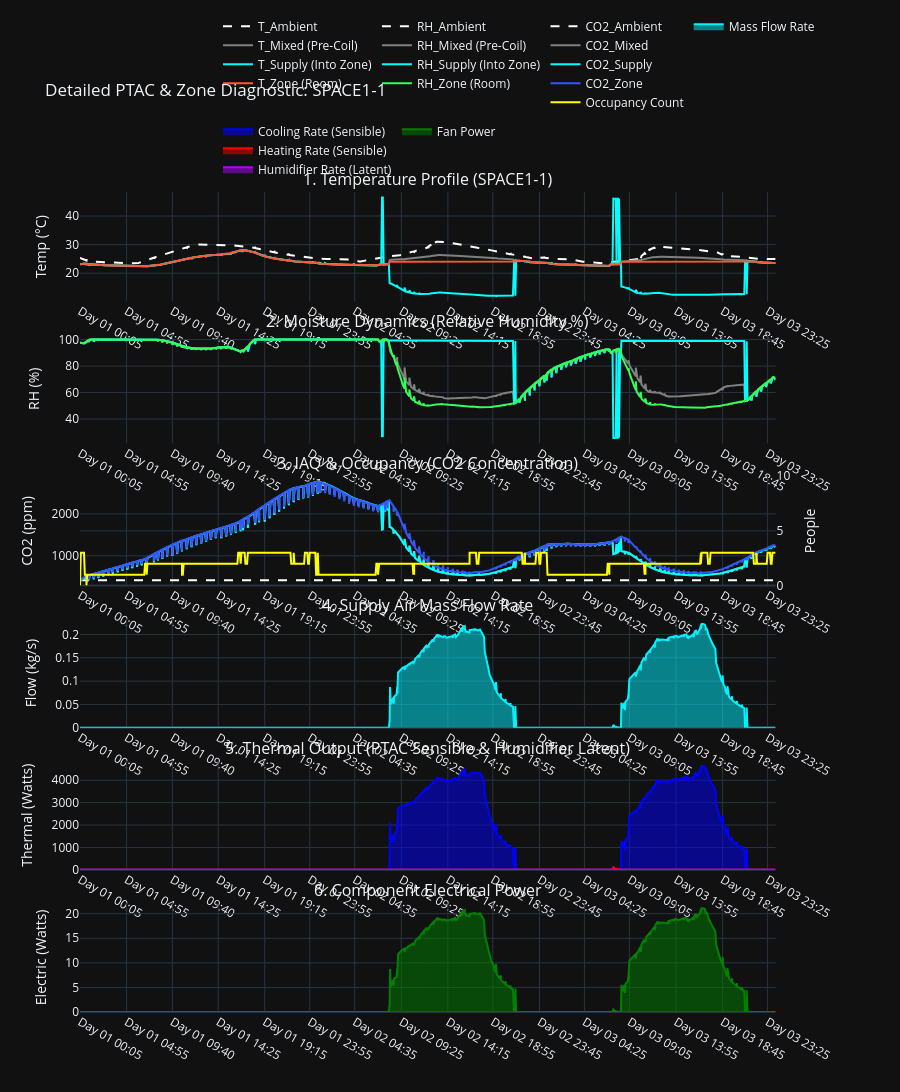

Notebook cell for this chart:
### Code cell
import plotly.io as pio
pio.renderers.default = "vscode"
fig = GenerateSimulationPlots(df_log, target_zone="SPACE1-1")

### Figure 1 — Plotly figure (JSON) as saved in the notebook; plotly's stock layout.template omitted (floating-point values rounded to 4 significant figures; data arrays with more than 128 entries replaced by an {"elided": "..."} marker saying what was removed)
{"data": [{"legendgroup": "temp", "line": {"color": "white", "dash": "dash", "width": 2}, "name": "T_Ambient", "type": "scatter", "x": {"elided": "1152 float values"}, "xaxis": "x", "y": {"elided": "1152 float values"}, "yaxis": "y"}, {"legendgroup": "temp", "line": {"color": "gray", "width": 2}, "name": "T_Mixed (Pre-Coil)", "type": "scatter", "x": {"elided": "1152 float values"}, "xaxis": "x", "y": {"elided": "1152 float values"}, "yaxis": "y"}, {"legendgroup": "temp", "line": {"color": "cyan", "width": 2}, "name": "T_Supply (Into Zone)", "type": "scatter", "x": {"elided": "1152 float values"}, "xaxis": "x", "y": {"elided": "1152 float values"}, "yaxis": "y"}, {"legendgroup": "temp", "line": {"color": "#FF5733", "width": 2}, "name": "T_Zone (Room)", "type": "scatter", "x": {"elided": "1152 float values"}, "xaxis": "x", "y": {"elided": "1152 float values"}, "yaxis": "y"}, {"legendgroup": "moist", "line": {"color": "white", "dash": "dash", "width": 2}, "name": "RH_Ambient", "type": "scatter", "x": {"elided": "1152 float values"}, "xaxis": "x2", "y": {"elided": "1152 null values"}, "yaxis": "y2"}, {"legendgroup": "moist", "line": {"color": "gray", "width": 2}, "name": "RH_Mixed (Pre-Coil)", "type": "scatter", "x": {"elided": "1152 float values"}, "xaxis": "x2", "y": {"elided": "1152 float values"}, "yaxis": "y2"}, {"legendgroup": "moist", "line": {"color": "cyan", "width": 2}, "name": "RH_Supply (Into Zone)", "type": "scatter", "x": {"elided": "1152 float values"}, "xaxis": "x2", "y": {"elided": "1152 float values"}, "yaxis": "y2"}, {"legendgroup": "moist", "line": {"color": "#33FF57", "width": 2}, "name": "RH_Zone (Room)", "type": "scatter", "x": {"elided": "1152 float values"}, "xaxis": "x2", "y": {"elided": "1152 float values"}, "yaxis": "y2"}, {"legendgroup": "iaq", "line": {"color": "white", "dash": "dash", "width": 2}, "name": "CO2_Ambient", "type": "scatter", "x": {"elided": "1152 float values"}, "xaxis": "x3", "y": {"elided": "1152 int values"}, "yaxis": "y3"}, {"legendgroup": "iaq", "line": {"color": "gray", "width": 2}, "name": "CO2_Mixed", "type": "scatter", "x": {"elided": "1152 float values"}, "xaxis": "x3", "y": {"elided": "1152 float values"}, "yaxis": "y3"}, {"legendgroup": "iaq", "line": {"color": "cyan", "width": 2}, "name": "CO2_Supply", "type": "scatter", "x": {"elided": "1152 float values"}, "xaxis": "x3", "y": {"elided": "1152 float values"}, "yaxis": "y3"}, {"legendgroup": "iaq", "line": {"color": "#3357FF", "width": 2}, "name": "CO2_Zone", "type": "scatter", "x": {"elided": "1152 float values"}, "xaxis": "x3", "y": {"elided": "1152 float values"}, "yaxis": "y3"}, {"legendgroup": "iaq", "line": {"color": "yellow", "width": 2}, "name": "Occupancy Count", "type": "scatter", "x": {"elided": "1152 float values"}, "xaxis": "x3", "y": {"elided": "1152 int values"}, "yaxis": "y4"}, {"fill": "tozeroy", "legendgroup": "flow", "line": {"color": "#00f2ff", "width": 2}, "name": "Mass Flow Rate", "type": "scatter", "x": {"elided": "1152 float values"}, "xaxis": "x4", "y": {"elided": "1152 float values"}, "yaxis": "y5"}, {"fill": "tozeroy", "legendgroup": "pwr_t", "line": {"color": "blue", "width": 2}, "name": "Cooling Rate (Sensible)", "type": "scatter", "x": {"elided": "1152 float values"}, "xaxis": "x5", "y": {"elided": "1152 float values"}, "yaxis": "y6"}, {"fill": "tozeroy", "legendgroup": "pwr_t", "line": {"color": "red", "width": 2}, "name": "Heating Rate (Sensible)", "type": "scatter", "x": {"elided": "1152 float values"}, "xaxis": "x5", "y": {"elided": "1152 float values"}, "yaxis": "y6"}, {"fill": "tozeroy", "legendgroup": "pwr_t", "line": {"color": "#B200FF", "width": 2}, "name": "Humidifier Rate (Latent)", "type": "scatter", "x": {"elided": "1152 float values"}, "xaxis": "x5", "y": {"elided": "1152 int values"}, "yaxis": "y6"}, {"fill": "tozeroy", "legendgroup": "pwr_e", "line": {"color": "green", "width": 2}, "name": "Fan Power", "type": "scatter", "x": {"elided": "1152 float values"}, "xaxis": "x6", "y": {"elided": "1152 float values"}, "yaxis": "y7"}], "layout": {"annotations": [{"font": {"size": 16}, "showarrow": false, "text": "1. Temperature Profile (SPACE1-1)", "x": 0.47, "xanchor": "center", "xref": "paper", "y": 1, "yanchor": "bottom", "yref": "paper"}, {"font": {"size": 16}, "showarrow": false, "text": "2. Moisture Dynamics (Relative Humidity %)", "x": 0.47, "xanchor": "center", "xref": "paper", "y": 0.8267, "yanchor": "bottom", "yref": "paper"}, {"font": {"size": 16}, "showarrow": false, "text": "3. IAQ & Occupancy (CO2 Concentration)", "x": 0.47, "xanchor": "center", "xref": "paper", "y": 0.6533, "yanchor": "bottom", "yref": "paper"}, {"font": {"size": 16}, "showarrow": false, "text": "4. Supply Air Mass Flow Rate", "x": 0.47, "xanchor": "center", "xref": "paper", "y": 0.48, "yanchor": "bottom", "yref": "paper"}, {"font": {"size": 16}, "showarrow": false, "text": "5. Thermal Output (PTAC Sensible & Humidifier Latent)", "x": 0.47, "xanchor": "center", "xref": "paper", "y": 0.3067, "yanchor": "bottom", "yref": "paper"}, {"font": {"size": 16}, "showarrow": false, "text": "6. Component Electrical Power", "x": 0.47, "xanchor": "center", "xref": "paper", "y": 0.1333, "yanchor": "bottom", "yref": "paper"}], "height": 1800, "hovermode": "x unified", "legend": {"orientation": "h", "x": 1, "xanchor": "right", "y": 1.01, "yanchor": "bottom"}, "title": {"text": "Detailed PTAC & Zone Diagnostic: SPACE1-1"}, "xaxis": {"anchor": "y", "domain": [0, 0.94], "matches": "x6", "showticklabels": true, "tickangle": 30, "tickmode": "array", "ticktext": ["Day 01 00:05", "Day 01 04:55", "Day 01 09:40", "Day 01 14:25", "Day 01 19:15", "Day 01 23:55", "Day 02 04:35", "Day 02 09:25", "Day 02 14:15", "Day 02 18:55", "Day 02 23:45", "Day 03 04:25", "Day 03 09:05", "Day 03 13:55", "Day 03 18:45", "Day 03 23:25"], "tickvals": [0.08333, 4.917, 9.667, 14.42, 19.25, 23.92, 28.58, 33.42, 38.25, 42.92, 47.75, 52.42, 57.08, 61.92, 66.75, 71.42]}, "xaxis2": {"anchor": "y2", "domain": [0, 0.94], "matches": "x6", "showticklabels": true, "tickangle": 30, "tickmode": "array", "ticktext": ["Day 01 00:05", "Day 01 04:55", "Day 01 09:40", "Day 01 14:25", "Day 01 19:15", "Day 01 23:55", "Day 02 04:35", "Day 02 09:25", "Day 02 14:15", "Day 02 18:55", "Day 02 23:45", "Day 03 04:25", "Day 03 09:05", "Day 03 13:55", "Day 03 18:45", "Day 03 23:25"], "tickvals": [0.08333, 4.917, 9.667, 14.42, 19.25, 23.92, 28.58, 33.42, 38.25, 42.92, 47.75, 52.42, 57.08, 61.92, 66.75, 71.42]}, "xaxis3": {"anchor": "y3", "domain": [0, 0.94], "matches": "x6", "showticklabels": true, "tickangle": 30, "tickmode": "array", "ticktext": ["Day 01 00:05", "Day 01 04:55", "Day 01 09:40", "Day 01 14:25", "Day 01 19:15", "Day 01 23:55", "Day 02 04:35", "Day 02 09:25", "Day 02 14:15", "Day 02 18:55", "Day 02 23:45", "Day 03 04:25", "Day 03 09:05", "Day 03 13:55", "Day 03 18:45", "Day 03 23:25"], "tickvals": [0.08333, 4.917, 9.667, 14.42, 19.25, 23.92, 28.58, 33.42, 38.25, 42.92, 47.75, 52.42, 57.08, 61.92, 66.75, 71.42]}, "xaxis4": {"anchor": "y5", "domain": [0, 0.94], "matches": "x6", "showticklabels": true, "tickangle": 30, "tickmode": "array", "ticktext": ["Day 01 00:05", "Day 01 04:55", "Day 01 09:40", "Day 01 14:25", "Day 01 19:15", "Day 01 23:55", "Day 02 04:35", "Day 02 09:25", "Day 02 14:15", "Day 02 18:55", "Day 02 23:45", "Day 03 04:25", "Day 03 09:05", "Day 03 13:55", "Day 03 18:45", "Day 03 23:25"], "tickvals": [0.08333, 4.917, 9.667, 14.42, 19.25, 23.92, 28.58, 33.42, 38.25, 42.92, 47.75, 52.42, 57.08, 61.92, 66.75, 71.42]}, "xaxis5": {"anchor": "y6", "domain": [0, 0.94], "matches": "x6", "showticklabels": true, "tickangle": 30, "tickmode": "array", "ticktext": ["Day 01 00:05", "Day 01 04:55", "Day 01 09:40", "Day 01 14:25", "Day 01 19:15", "Day 01 23:55", "Day 02 04:35", "Day 02 09:25", "Day 02 14:15", "Day 02 18:55", "Day 02 23:45", "Day 03 04:25", "Day 03 09:05", "Day 03 13:55", "Day 03 18:45", "Day 03 23:25"], "tickvals": [0.08333, 4.917, 9.667, 14.42, 19.25, 23.92, 28.58, 33.42, 38.25, 42.92, 47.75, 52.42, 57.08, 61.92, 66.75, 71.42]}, "xaxis6": {"anchor": "y7", "domain": [0, 0.94], "showticklabels": true, "tickangle": 30, "tickmode": "array", "ticktext": ["Day 01 00:05", "Day 01 04:55", "Day 01 09:40", "Day 01 14:25", "Day 01 19:15", "Day 01 23:55", "Day 02 04:35", "Day 02 09:25", "Day 02 14:15", "Day 02 18:55", "Day 02 23:45", "Day 03 04:25", "Day 03 09:05", "Day 03 13:55", "Day 03 18:45", "Day 03 23:25"], "tickvals": [0.08333, 4.917, 9.667, 14.42, 19.25, 23.92, 28.58, 33.42, 38.25, 42.92, 47.75, 52.42, 57.08, 61.92, 66.75, 71.42]}, "yaxis": {"anchor": "x", "domain": [0.8667, 1], "title": {"text": "Temp (°C)"}}, "yaxis2": {"anchor": "x2", "domain": [0.6933, 0.8267], "title": {"text": "RH (%)"}}, "yaxis3": {"anchor": "x3", "domain": [0.52, 0.6533], "title": {"text": "CO2 (ppm)"}}, "yaxis4": {"anchor": "x3", "overlaying": "y3", "range": [0, 10], "side": "right", "title": {"text": "People"}}, "yaxis5": {"anchor": "x4", "domain": [0.3467, 0.48], "title": {"text": "Flow (kg/s)"}}, "yaxis6": {"anchor": "x5", "domain": [0.1733, 0.3067], "title": {"text": "Thermal (Watts)"}}, "yaxis7": {"anchor": "x6", "domain": [0, 0.1333], "title": {"text": "Electric (Watts)"}}}}
